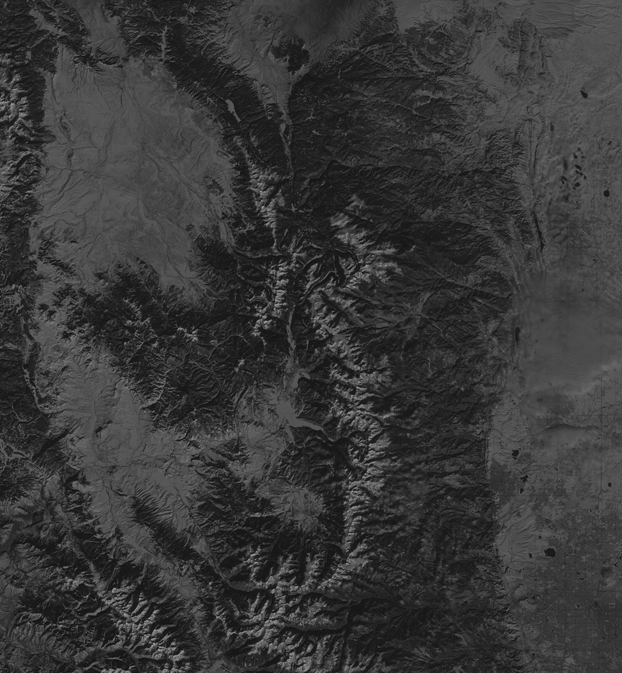
#> input picture T2_HistogramaContraste/B8_colorado.tif, 622 x 673 px
$ jupyter execute PISAS_T2_Equalizacion_Hist_Ecualiz_adapt.ipynb
#> lines starting #> are read from the running program, lines starting #| are printed output that depends on the picture; long printed decimals are rounded
<table style="width:100%">
  <tr>
    <th> </th>
    <th><font color=brown>Procesamiento de imágenes de Sensores Aerotransportados y Satélite</font>
         </font></th>
    <th><font color=green>Universidad de Oviedo.                      Ingeniería en Geomática</font>         sgcortes@uniovi.es</th>
  </tr>
</table>

## Ecualización del histograma
En este caso se busca la modificación del histograma de la imagen para hacerlo semejante al de una distribución uniforme. Aunque la igualdad exacta no se consiga, nos acercaremos con aproximaciones al histograma equiprobable (horizontal) es decir al cdf representado por la línea de 45º de pendiente.

[cell 1]
import skimage
from skimage import exposure, data, img_as_float, io
import numpy as np
import matplotlib.pyplot as plt
colo = io.imread('B8_colorado.tif')
#> colo is the input picture: shape (673, 622) uint16; min 4118, max 42435, mean 14385.9
colo = img_as_float(colo)
print(colo.shape)
#| (673, 622)
io.imshow(colo)
plt.title('Colorado (Landsat). Grayscale')
plt.axis('off')
# Valores máximos y mínimos de la imagen
print('ND Máximo= ', colo.max())
#| ND Máximo=  0.6475
print('ND Mínimo= ', colo.min())
#| ND Mínimo=  0.06284

[cell 2]
# Histograma
fig2 = plt.figure(figsize=(5,5)) # controla el tamaño de la figura y los ejes
m = plt.hist(colo.ravel(),bins=256)
img_cdf, bins = skimage.exposure.cumulative_distribution(colo, 256)
#> img_cdf = 256 values from 4.78e-06 to 1; bins = 256 values from 0.064 to 0.646
ax_cdf = plt.twinx()
ax_cdf.plot(bins,img_cdf, color='red')
ax_cdf.set_xlim(0,1)
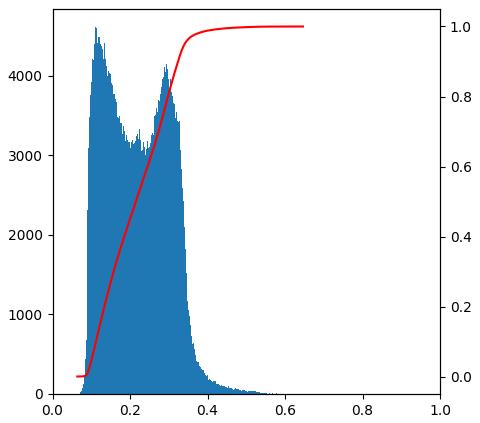
#> figure drawn by matplotlib, 2 panels; panel 1: tallest bar 4612 high, from x = 0.111 to 0.113; panel 2: curve peaks at x = 0.646, y = 1

[cell 3]
fig3=plt.figure(figsize=(12,6))
colo_equal = exposure.equalize_hist(colo)
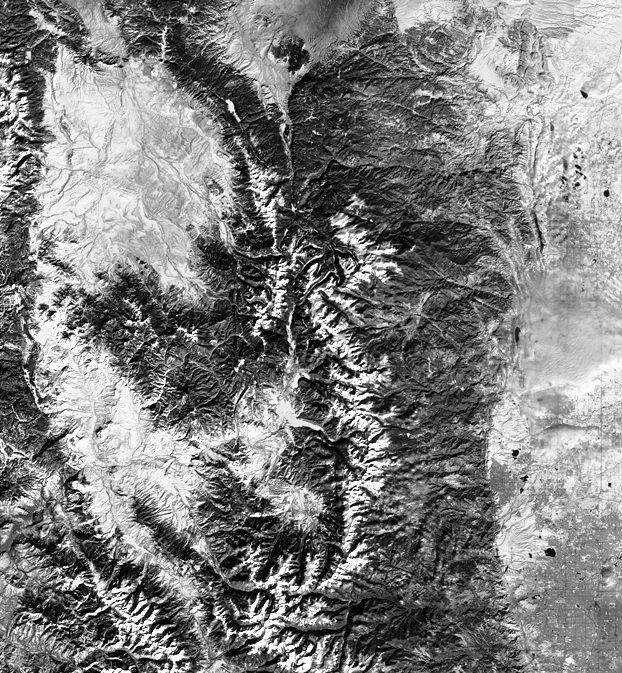
#> colo_equal: shape (673, 622) float64; min 4.78e-06, max 1, mean 0.504
plt.subplot(1,2,1)
io.imshow(colo_equal)
plt.subplot(1,2,2)
m_rescaled = plt.hist(colo_equal.ravel(),bins=256)
img_cdf, bins = skimage.exposure.cumulative_distribution(colo_equal, 256)
#> img_cdf = 256 values from 0.00293 to 1; bins = 256 values from 0.00196 to 0.998
ax_cdf = plt.twinx()
ax_cdf.plot(bins,img_cdf, color='red')
ax_cdf.set_xlim(0,1)
ax_cdf.set_ylim(0,1)
plt.tight_layout()

# Valores máximos y mínimos de la imagen equalizdda())
print('ND Mínimo= ', colo_equal.min())
#| ND Mínimo=  4.7777623827656555e-06
print('ND Máximo= ', colo_equal.max())
#| ND Máximo=  1.0
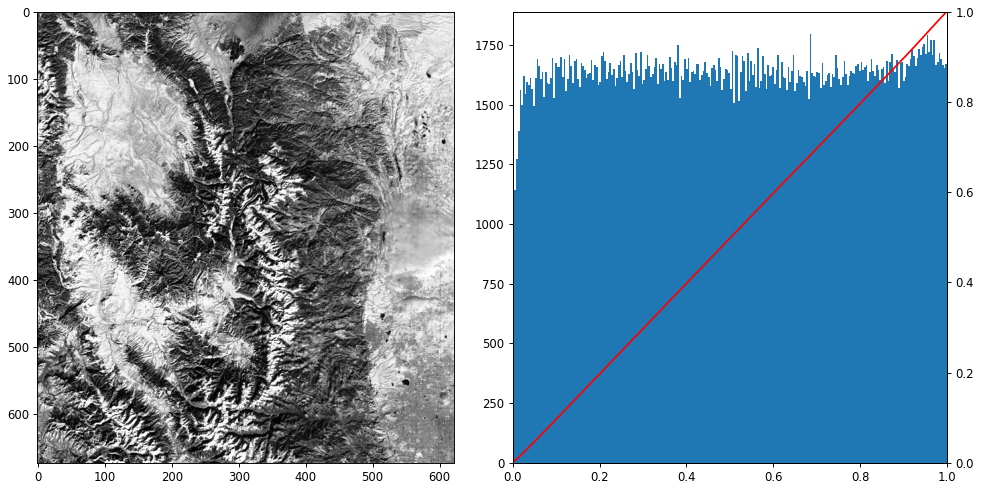
#> figure drawn by matplotlib, 3 panels; panel 2: tallest bar 1798 high, from x = 0.684 to 0.688; panel 3: curve peaks at x = 0.998, y = 1

### Ecualización adaptativa o local del histograma
En este caso en lugar de buscar una transformación global única para toda la imagen se plantean transformaciones locales para cregiones de menor tamaño en las que se equaliza el "sub-histograma" de cada una de esas regiones. Esto consigue mantener mas detalles en zonas en las que por exceso de rango dinámico entre áreas vecinas sería difícil de lograrlo con una sola transformación.

[cell 4]
fig4=plt.figure(figsize=(12,6))
colo_equal_adapt = exposure.equalize_adapthist(colo)
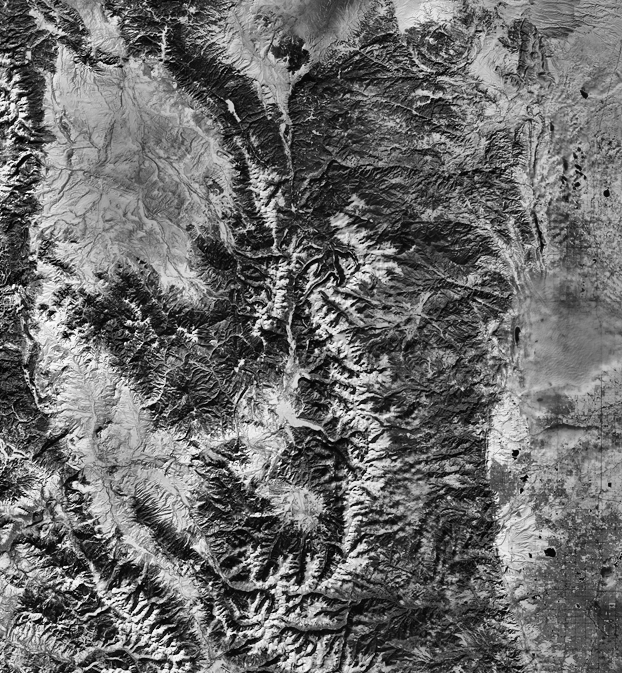
#> colo_equal_adapt: shape (673, 622) float64; min 0, max 1, mean 0.424
plt.subplot(121)
io.imshow(colo_equal_adapt, cmap='gray')
plt.axis('off')
plt.subplot(122)
m_clipped = plt.hist(colo_equal_adapt.ravel(),bins=256)
img_cdf, bins = skimage.exposure.cumulative_distribution(colo_equal_adapt, 256)
#> img_cdf = 256 values from 0.000189 to 1; bins = 256 values from 0.00195 to 0.998
ax_cdf = plt.twinx()
ax_cdf.plot(bins,img_cdf, color='red')
ax_cdf.set_xlim(0,1)
ax_cdf.set_ylim(0,1)
plt.tight_layout()
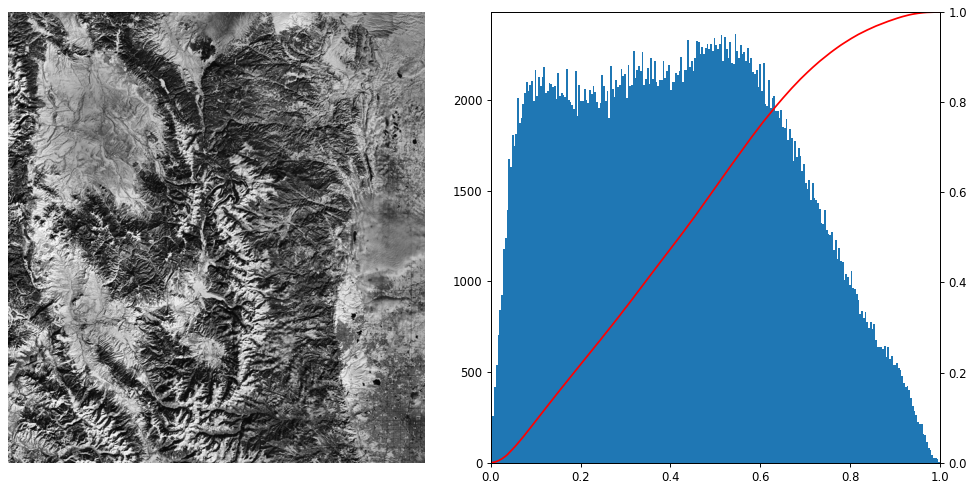
#> figure drawn by matplotlib, 3 panels; panel 2: tallest bar 2365 high, from x = 0.543 to 0.547; panel 3: curve peaks at x = 0.998, y = 1
